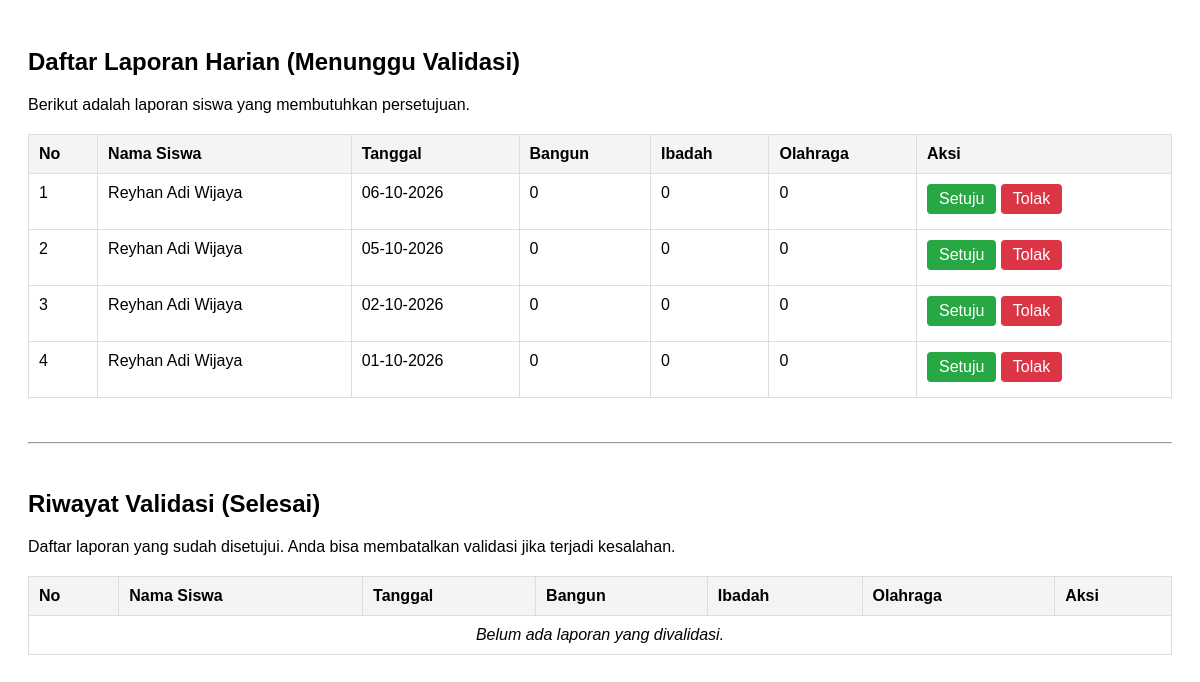
/validasi_laporan.php, run on the app's committed database.
### tables this page shows
CREATE TABLE `laporan_harian` (
  `id` int NOT NULL,
  `siswa_id` bigint UNSIGNED NOT NULL,
  `tanggal` date NOT NULL,
  `bangun` tinyint(1) NOT NULL DEFAULT '0',
  `bangun_keterangan` varchar(255) DEFAULT NULL,
  `ibadah` tinyint(1) NOT NULL DEFAULT '0',
  `ibadah_catatan` varchar(255) DEFAULT NULL,
  `olahraga` tinyint(1) NOT NULL DEFAULT '0',
  `olahraga_jenis` varchar(50) DEFAULT NULL,
  `sarapan` tinyint(1) NOT NULL DEFAULT '0',
  `sarapan_menu` varchar(50) DEFAULT NULL,
  `membaca` tinyint(1) NOT NULL DEFAULT '0',
  `membaca_judul` varchar(255) DEFAULT NULL,
  `membaca_menit` int DEFAULT NULL,
  `membantu` tinyint(1) NOT NULL DEFAULT '0',
  `membantu_jenis` varchar(50) DEFAULT NULL,
  `menabung` tinyint(1) NOT NULL DEFAULT '0',
  `menabung_keterangan` varchar(255) DEFAULT NULL,
  `menabung_nominal` int DEFAULT NULL,
  `orang_tua_validated_at` datetime DEFAULT NULL,
  `guru_validated_at` datetime DEFAULT NULL,
  `created_at` datetime NOT NULL DEFAULT CURRENT_TIMESTAMP,
  `updated_at` datetime NOT NULL DEFAULT CURRENT_TIMESTAMP ON UPDATE CURRENT_TIMESTAMP
);

CREATE TABLE `siswa` (
  `id` bigint UNSIGNED NOT NULL,
  `nisn` varchar(30) NOT NULL,
  `nama_siswa` varchar(100) NOT NULL,
  `kelas` varchar(50) DEFAULT NULL,
  `jenis_kelamin` enum('L','P') DEFAULT NULL,
  `wali_kelas_id` bigint UNSIGNED DEFAULT NULL,
  `created_at` timestamp NULL DEFAULT NULL,
  `updated_at` timestamp NULL DEFAULT NULL
);

### validasi_laporan.php (the view, shortened to what this page needs)
<?php
$host = 'localhost';
$dbname = 'kaih';
$user = 'root';
$pass = '';
try {
    $pdo = new PDO("mysql:host=$host;dbname=$dbname", $user, $pass);
    $pdo->setAttribute(PDO::ATTR_ERRMODE, PDO::ERRMODE_EXCEPTION);
} catch(PDOException $e) {
    die("Koneksi Gagal: " . $e->getMessage());
}
$sql = "SELECT lh.*, s.nama_siswa
        FROM laporan_harian lh
        JOIN siswa s ON lh.siswa_id = s.id
        WHERE lh.guru_validated_at IS NULL
        ORDER BY lh.tanggal DESC";
$stmt = $pdo->prepare($sql);
$stmt->execute();
$laporan_pending = $stmt->fetchAll(PDO::FETCH_ASSOC);
$sql_riwayat = "SELECT lh.*, s.nama_siswa
                FROM laporan_harian lh
                JOIN siswa s ON lh.siswa_id = s.id
                WHERE lh.guru_validated_at IS NOT NULL
                ORDER BY lh.tanggal DESC";
$stmt_riwayat = $pdo->query($sql_riwayat);
?>
<!DOCTYPE html>
<html lang="id">
<head>
</head>
<body>
    <h2>Daftar Laporan Harian (Menunggu Validasi)</h2>
    <p>Berikut adalah laporan siswa yang membutuhkan persetujuan.</p>
    <table>
        <thead>
            <tr>
                <th>No</th>
                <th>Nama Siswa</th>
                <th>Tanggal</th>
                <th>Bangun</th>
                <th>Ibadah</th>
                <th>Olahraga</th>
                <th>Aksi</th>
            </tr>
        </thead>
        <tbody>
            <?php if (count($laporan_pending) > 0): ?>
                <?php $no = 1; foreach ($laporan_pending as $row): ?>
                    <tr>
                        <td><?= $no++; ?></td>
                        <td><?= htmlspecialchars($row['nama_siswa']); ?></td>
                        <td><?= date('d-m-Y', strtotime($row['tanggal'])); ?></td>
                        <td><?= htmlspecialchars($row['bangun']); ?></td>
                        <td>
                            <?= htmlspecialchars($row['ibadah']); ?> <br>
                        </td>
                        <td>
                            <?= htmlspecialchars($row['olahraga']); ?> <br>
                        </td>
                        <td>
                            <a href="proses_validasi.php?aksi=setuju&id=<?= $row['id']; ?>" class="btn-setuju">Setuju</a>
                            <a href="proses_validasi.php?aksi=tolak&id=<?= $row['id']; ?>" class="btn-tolak">Tolak</a>
                        </td>
                    </tr>
                <?php endforeach; ?>
            <?php else: ?>
                <tr>
                    <td colspan="7" style="text-align: center; font-style: italic;">Semua laporan sudah divalidasi.</td>
                </tr>
            <?php endif; ?>
        </tbody>
    </table>
    <br><br><hr><br>
    <h2>Riwayat Validasi (Selesai)</h2>
    <p>Daftar laporan yang sudah disetujui. Anda bisa membatalkan validasi jika terjadi kesalahan.</p>
    <table>
        <thead>
            <tr>
                <th>No</th>
                <th>Nama Siswa</th>
                <th>Tanggal</th>
                <th>Bangun</th>
                <th>Ibadah</th>
                <th>Olahraga</th>
                <th>Aksi</th>
            </tr>
        </thead>
        <tbody>
            <?php
            $no_riwayat = 1;
            if ($stmt_riwayat->rowCount() > 0):
                while ($row_riwayat = $stmt_riwayat->fetch(PDO::FETCH_ASSOC)):
            ?>
                <tr>
                    <td><?= $no_riwayat++; ?></td>
                    <td><?= htmlspecialchars($row_riwayat['nama_siswa']); ?></td>
                    <td><?= date('d-m-Y', strtotime($row_riwayat['tanggal'])); ?></td>
                    <td><?= htmlspecialchars($row_riwayat['bangun']); ?></td>
                    <td>
                        <?= htmlspecialchars($row_riwayat['ibadah']); ?> <br>
                        <?php if(!empty($row_riwayat['ibadah_catatan'])): ?>
                            <span class="catatan">Catatan: <?= htmlspecialchars($row_riwayat['ibadah_catatan']); ?></span>
                        <?php endif; ?>
                    </td>
                    <td>
                        <?= htmlspecialchars($row_riwayat['olahraga']); ?> <br>
                        <?php if(!empty($row_riwayat['olahraga_jenis'])): ?>
                            <span class="catatan">Jenis: <?= htmlspecialchars($row_riwayat['olahraga_jenis']); ?></span>
                        <?php endif; ?>
                    </td>
                    <td>
                        <a href="proses_validasi.php?aksi=batal&id=<?= $row_riwayat['id']; ?>" onclick="return confirm('Yakin ingin membatalkan validasi laporan ini?');" class="btn-batal">Batal Setuju</a>
                    </td>
                </tr>
            <?php
                endwhile;
            else:
            ?>
                <tr>
                    <td colspan="7" style="text-align: center; font-style: italic;">Belum ada laporan yang divalidasi.</td>
                </tr>
            <?php endif; ?>
        </tbody>
    </table>
</body>
</html>

### validasi_laporan.php (style rules this page uses)
body { font-family: sans-serif; padding: 20px; }
table { width: 100%; border-collapse: collapse; margin-top: 20px; }
th, td { border: 1px solid #ddd; padding: 10px; text-align: left; vertical-align: top; }
th { background-color: #f4f4f4; }
.btn-setuju { background-color: #28a745; color: white; padding: 6px 12px; text-decoration: none; border-radius: 4px; display: inline-block; margin-bottom: 5px; }
.btn-tolak { background-color: #dc3545; color: white; padding: 6px 12px; text-decoration: none; border-radius: 4px; display: inline-block; }

### data on the page
laporan_harian: siswa.nama_siswa "Reyhan Adi Wijaya", tanggal "06-10-2026", bangun "0", ibadah "0", olahraga "0"
laporan_harian: siswa.nama_siswa "Reyhan Adi Wijaya", tanggal "05-10-2026", bangun "0", ibadah "0", olahraga "0"
laporan_harian: siswa.nama_siswa "Reyhan Adi Wijaya", tanggal "02-10-2026", bangun "0", ibadah "0", olahraga "0"
laporan_harian: siswa.nama_siswa "Reyhan Adi Wijaya", tanggal "01-10-2026", bangun "0", ibadah "0", olahraga "0"
